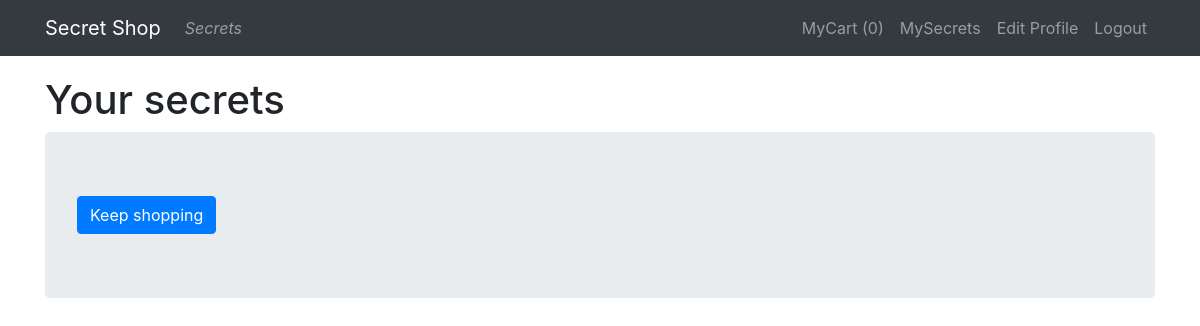
The app's page /user_secrets/ (signed in), older data.
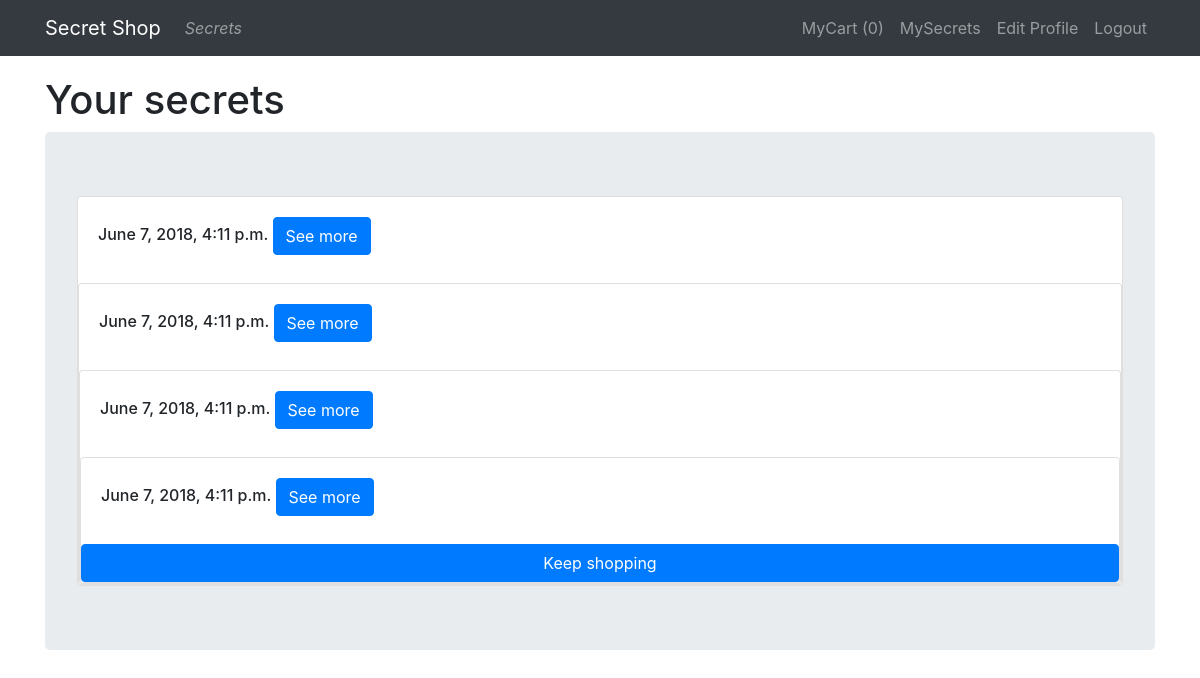
The same page, newer data.
### secretsmodules/models.py (models this page shows)
class Secret(models.Model):
    title = models.CharField(max_length = 264, unique = False)
    description = models.TextField()
    price = models.DecimalField(decimal_places=2, max_digits=10)
    picture = models.ImageField(upload_to = 'secret_pics',blank = True)
    date = models.DateField()
    country_of_origin = models.ForeignKey('Country',on_delete=models.PROTECT)
    rank = models.IntegerField()

class Cart(models.Model):
    user = models.ForeignKey('UserProfile', on_delete=models.PROTECT)
    purchase_date = models.DateTimeField( auto_now_add = True)

### secretsmodules/views.py (the view)
# urls.py: url('user_secrets/', views.get_user_secrets, name='user_secrets'),
@login_required
def get_user_secrets(request):
    profile = UserProfile.objects.get(user=request.user)
    print(profile)
    purchased_items = Cart.objects.filter(user_id=profile.pk).values()
    user_purchased = list()
    for value in purchased_items:
        item = PurchasedItem.objects.get(cart_id=value['id']).__dict__
        secret_dict = {"secret": Secret.objects.filter(pk=item['secret_id']).values()[0],
                       "purchase_date": value['purchase_date']}
        user_purchased.append(secret_dict)
    user_purchased.sort(key=itemgetter('purchase_date'), reverse=True)
    return render(request, 'secretsmodules/user_secrets.html', context={'user_purchased': user_purchased})

### templates/secretsmodules/user_secrets.html (shortened to what this page needs)
{% extends 'secretsmodules/base.html' %}
{% block content %}
<div>
   <h1> Your secrets </h1>
   <div class="jumbotron">
      {% for key in user_purchased %}
      <div class="card">
         <div class="card-body">
            <h6>
             <span>{{key.purchase_date}}</span>
              <button class='btn btn-primary pull-right'  data-toggle="collapse" data-target="#collapseExample" aria-expanded="false" aria-controls="collapseExample">See more</button>
            </h6>
      </div>
      {% endfor %}
         <a class='btn btn-primary' href="/"> Keep shopping </a>
   </div>
</div>
{% endblock %}

Row changes from the older to the newer data that the page shows:
now on this page (row edited): Secret: purchase_date "June 7, 2018, 4:11 p.m."
now on this page (row unchanged): Secret: purchase_date "June 7, 2018, 4:11 p.m."
now on this page (row unchanged): Secret: purchase_date "June 7, 2018, 4:11 p.m."
now on this page (row edited): Secret: purchase_date "June 7, 2018, 4:11 p.m."
